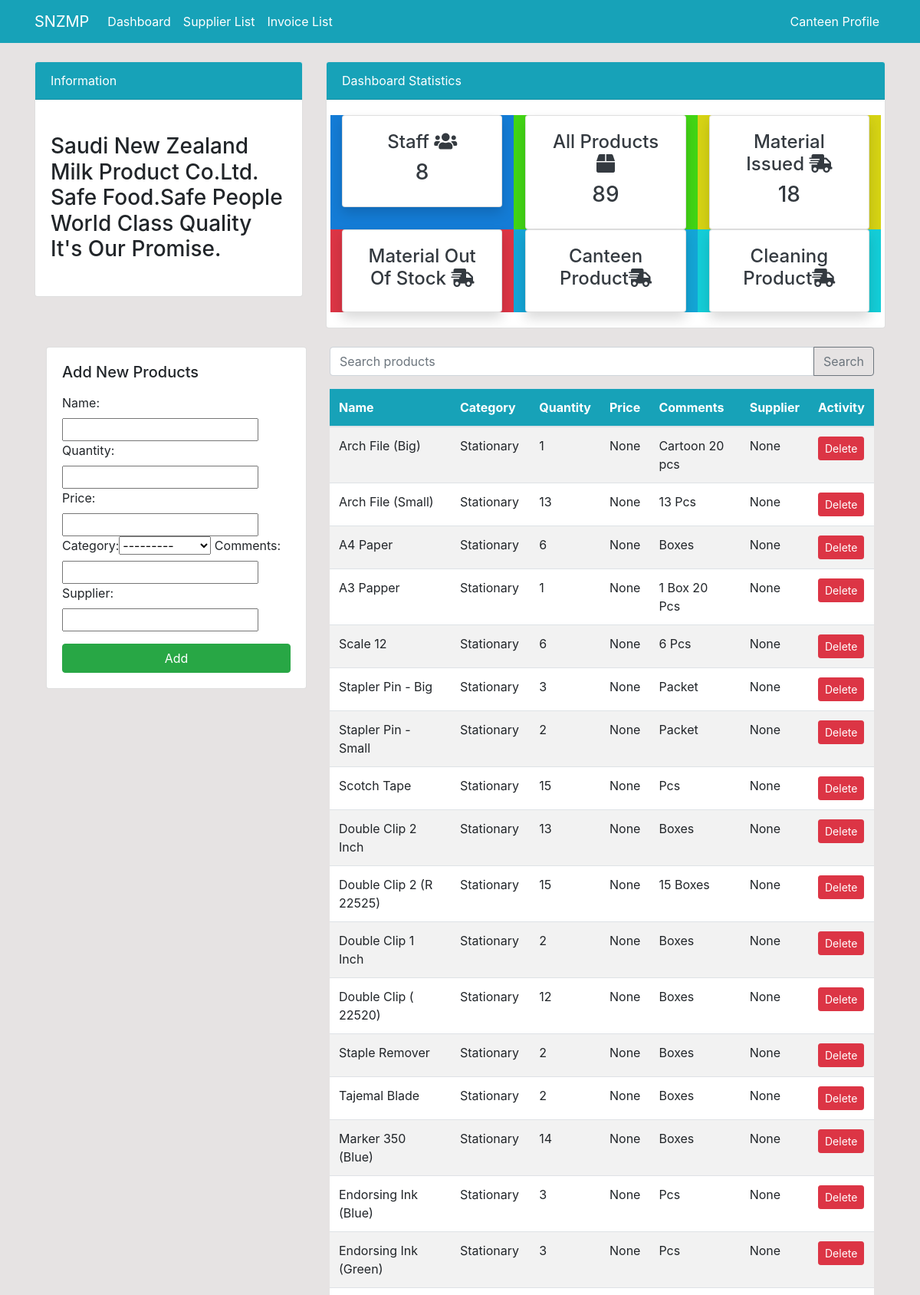
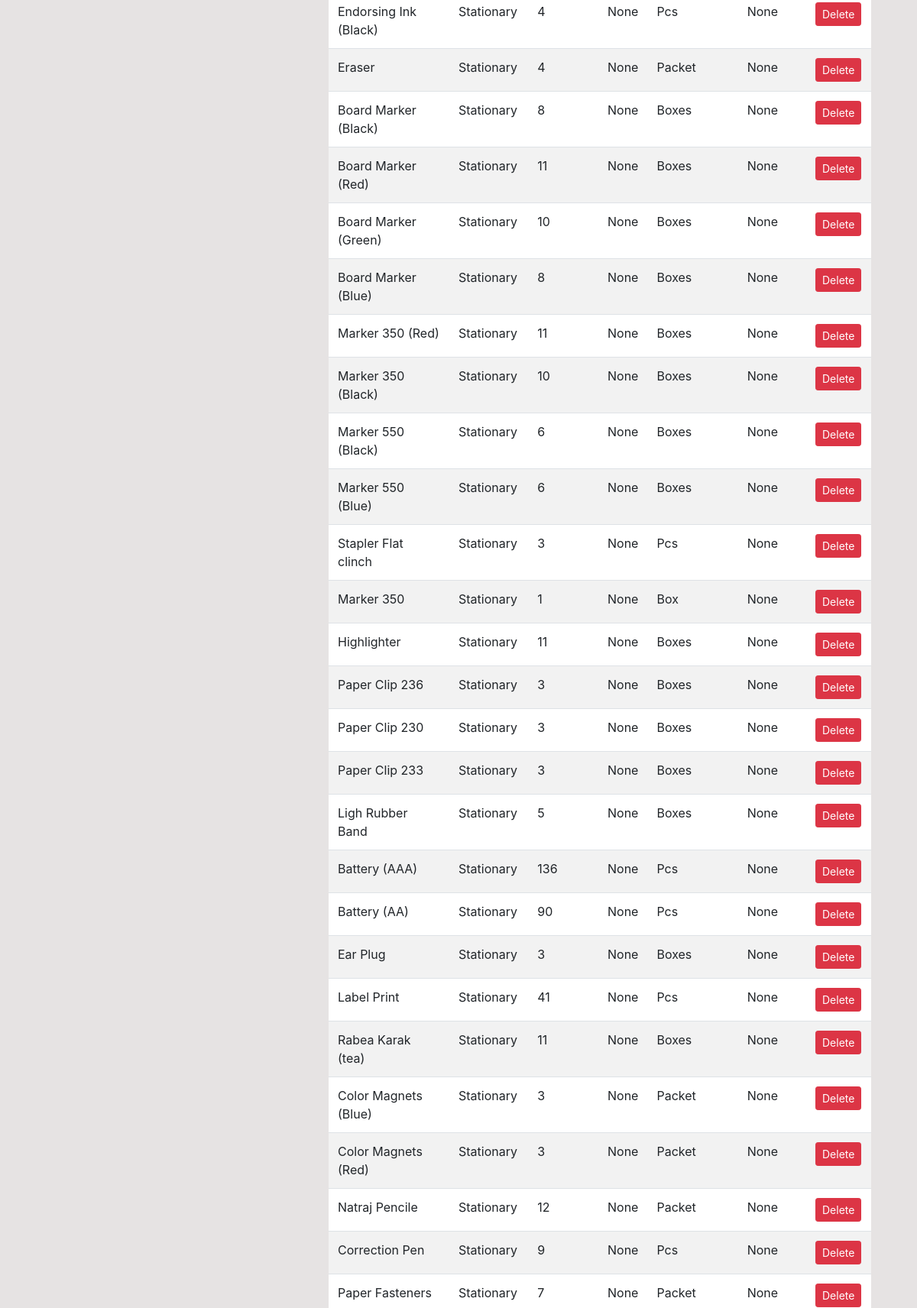
The page /products/ (signed in, upper part) on the database its author committed (2 pictures, top to bottom).
### dashboard/models.py (models this page shows, shortened)
class Product(models.Model):
    name = models.CharField(max_length=100, null=True)
    quantity = models.PositiveIntegerField(null=True)
    price = models.DecimalField(max_digits=10, decimal_places=2, null=True)
    category = models.CharField(max_length=50, choices=CATEGORY, null=True)
    comments = models.CharField(max_length=100, null=True)
    Supplier = models.CharField(max_length=100, null=True)

### dashboard/views.py (the view)
# urls.py: path('products/', views.products, name='dashboard-products'),
@login_required(login_url='user-login')
def products(request):
    product = Product.objects.all()# We can mannually change this category
    product_count = product.count()
    customer = User.objects.filter(groups=2)
    customer_count = customer.count()
    order = Order.objects.all()
    order_count = order.count()
    search_query = request.GET.get('search', '')  # Retrieve search query from the GET parameters
    if search_query:
        product = product.filter(name__icontains=search_query)
    if request.method == 'POST':
        form = ProductForm(request.POST)
        if form.is_valid():
            form.save()
            product_name = form.cleaned_data.get('name')
            messages.success(request, f'{product_name} has been added')
            return redirect('dashboard-products')
    else:
        form = ProductForm()
    context = {
        'product': product,
        'form': form,
        'customer_count': customer_count,
        'product_count': product_count,
        'order_count': order_count,
    }
    return render(request, 'dashboard/products.html', context)

### dashboard/forms.py
class ProductForm(forms.ModelForm):
    class Meta:
        model = Product
        fields = '__all__'

### templates/dashboard/products.html (shortened to what this page needs)
{% extends 'partials/base.html' %}
{% load crispy_forms_tags %}
{% block content %}
{% include 'partials/topside.html' %}
<div class="container mt-4">
    <div class="row">
        <div class="col-md-4">
            <div class="card card-body">
                <h5 class="mb-3">Add New Products</h5>
                <form method="POST">
                    {{ form }}
                    <button class="btn btn-success btn-block mt-3" type="submit">Add</button>
                </form>
            </div>
        </div>
        <div class="col-md-8">
            <form method="get" action="{% url 'dashboard-products' %}">
                <div class="input-group mb-3">
                    <input type="text" class="form-control" name="search" placeholder="Search products">
                    <div class="input-group-append">
                        <button class="btn btn-outline-secondary" type="submit">Search</button>
                    </div>
                </div>
            </form>
            <table class="table table-striped bg-white">
                <thead class="bg-info text-white">
                    <tr>
                        <th scope="col">Name</th>
                        <th scope="col">Category</th>
                        <th scope="col">Quantity</th>
                        <th scope="col">Price</th>
                        <th scope="col">Comments</th>
                        <th scope="col">Supplier</th>
                        <th scope="col">Activity</th>
                    </tr>
                </thead>
                <tbody>
                    {% for product in product %}
                        <tr>
                            <td>{{ product.name }}</td>
                            <td>{{ product.category }}</td>
                            <td>{{ product.quantity }}</td>
                            <td>{{ product.price }}</td>
                            <td>{{ product.comments }}</td>
                            <td>{{ product.Supplier }}</td>
                            <td>
                                <a class="btn btn-danger btn-sm" href="{% url 'dashboard-products-delete' product.id %}">Delete</a>
                            </td>
                        </tr>
                    {% endfor %}
                </tbody>
            </table>
        </div>
    </div>
</div>
{% endblock %}

### templates/partials/nav.html (shortened to what this page needs)
<nav class="navbar navbar-expand-lg navbar-info bg-info">
    <div class="container">
        {% if user.is_authenticated %}
        <a class="navbar-brand text-white" href="{% url 'dashboard-index' %}">SNZMP</a>
        <div class="collapse navbar-collapse" id="navbarSupportedContent">
            <ul class="navbar-nav mr-auto">
                <li class="nav-item active">
                    <a class="nav-link text-white" href="{% url 'dashboard-index' %}">Dashboard </a>
                </li>
                <li class="nav-item active">
                    <a class="nav-link text-white" href="{% url 'Supplie_list' %}">Supplier List</a>
                </li>
                <li class="nav-item active">
                    <a class="nav-link text-white" href="{% url 'invoice_list' %}">Invoice List</a>
                </li>
            </ul>
            <ul class="navbar-nav ml-auto">
                <li class="nav-item active">
                    <a class="nav-link text-white" href="{% url 'user-profile' %}">{{ user.username }} Profile
                        <span class="sr-only">(current)</span></a>
                </li>
            </ul>
            {% endif %}
        </div>
    </div>
</nav>

### static/style.css (style rules this page uses)
body { background: rgb(230, 227, 227); }

### rows shown on the page
Product: name "Arch File (Big)", category "Stationary", quantity "1", price "None", comments "Cartoon 20 pcs", Supplier "None"
Product: name "Arch File (Small)", category "Stationary", quantity "13", price "None", comments "13 Pcs", Supplier "None"
Product: name "A4 Paper", category "Stationary", quantity "6", price "None", comments "Boxes", Supplier "None"
Product: name "A3 Papper", category "Stationary", quantity "1", price "None", comments "1 Box 20 Pcs", Supplier "None"
Product: name "Scale 12", category "Stationary", quantity "6", price "None", comments "6 Pcs", Supplier "None"
Product: name "Stapler Pin - Big", category "Stationary", quantity "3", price "None", comments "Packet", Supplier "None"
Product: name "Stapler Pin - Small", category "Stationary", quantity "2", price "None", comments "Packet", Supplier "None"
Product: name "Scotch Tape", category "Stationary", quantity "15", price "None", comments "Pcs", Supplier "None"
Product: name "Double Clip 2 Inch", category "Stationary", quantity "13", price "None", comments "Boxes", Supplier "None"
Product: name "Double Clip 2 (R 22525)", category "Stationary", quantity "15", price "None", comments "15 Boxes", Supplier "None"
Product: name "Double Clip 1 Inch", category "Stationary", quantity "2", price "None", comments "Boxes", Supplier "None"
Product: name "Double Clip ( 22520)", category "Stationary", quantity "12", price "None", comments "Boxes", Supplier "None"
Product: name "Staple Remover", category "Stationary", quantity "2", price "None", comments "Boxes", Supplier "None"
Product: name "Tajemal Blade", category "Stationary", quantity "2", price "None", comments "Boxes", Supplier "None"
Product: name "Marker 350 (Blue)", category "Stationary", quantity "14", price "None", comments "Boxes", Supplier "None"
Product: name "Endorsing Ink (Blue)", category "Stationary", quantity "3", price "None", comments "Pcs", Supplier "None"
Product: name "Endorsing Ink (Green)", category "Stationary", quantity "3", price "None", comments "Pcs", Supplier "None"
Product: name "Endorsing Ink (Black)", category "Stationary", quantity "4", price "None", comments "Pcs", Supplier "None"
Product: name "Eraser", category "Stationary", quantity "4", price "None", comments "Packet", Supplier "None"
Product: name "Board Marker (Black)", category "Stationary", quantity "8", price "None", comments "Boxes", Supplier "None"
Product: name "Board Marker (Red)", category "Stationary", quantity "11", price "None", comments "Boxes", Supplier "None"
Product: name "Board Marker (Green)", category "Stationary", quantity "10", price "None", comments "Boxes", Supplier "None"
Product: name "Board Marker (Blue)", category "Stationary", quantity "8", price "None", comments "Boxes", Supplier "None"
Product: name "Marker 350 (Red)", category "Stationary", quantity "11", price "None", comments "Boxes", Supplier "None"
Product: name "Marker 350 (Black)", category "Stationary", quantity "10", price "None", comments "Boxes", Supplier "None"
Product: name "Marker 550 (Black)", category "Stationary", quantity "6", price "None", comments "Boxes", Supplier "None"
Product: name "Marker 550 (Blue)", category "Stationary", quantity "6", price "None", comments "Boxes", Supplier "None"
Product: name "Stapler Flat clinch", category "Stationary", quantity "3", price "None", comments "Pcs", Supplier "None"
Product: name "Marker 350", category "Stationary", quantity "1", price "None", comments "Box", Supplier "None"
Product: name "Highlighter", category "Stationary", quantity "11", price "None", comments "Boxes", Supplier "None"
Product: name "Paper Clip 236", category "Stationary", quantity "3", price "None", comments "Boxes", Supplier "None"
Product: name "Paper Clip 230", category "Stationary", quantity "3", price "None", comments "Boxes", Supplier "None"
Product: name "Paper Clip 233", category "Stationary", quantity "3", price "None", comments "Boxes", Supplier "None"
Product: name "Ligh Rubber Band", category "Stationary", quantity "5", price "None", comments "Boxes", Supplier "None"
Product: name "Battery (AAA)", category "Stationary", quantity "136", price "None", comments "Pcs", Supplier "None"
Product: name "Battery (AA)", category "Stationary", quantity "90", price "None", comments "Pcs", Supplier "None"
Product: name "Ear Plug", category "Stationary", quantity "3", price "None", comments "Boxes", Supplier "None"
Product: name "Label Print", category "Stationary", quantity "41", price "None", comments "Pcs", Supplier "None"
Product: name "Rabea Karak (tea)", category "Stationary", quantity "11", price "None", comments "Boxes", Supplier "None"
Product: name "Color Magnets (Blue)", category "Stationary", quantity "3", price "None", comments "Packet", Supplier "None"
Product: name "Color Magnets (Red)", category "Stationary", quantity "3", price "None", comments "Packet", Supplier "None"
Product: name "Natraj Pencile", category "Stationary", quantity "12", price "None", comments "Packet", Supplier "None"
Product: name "Correction Pen", category "Stationary", quantity "9", price "None", comments "Pcs", Supplier "None"
Product: name "Paper Fasteners", category "Stationary", quantity "7", price "None", comments "Packet", Supplier "None"

### other values the page prints
{{ user.username }} "Canteen"
{{ customer_count }} "8"
{{ product_count }} "89"
{{ order_count }} "18"
